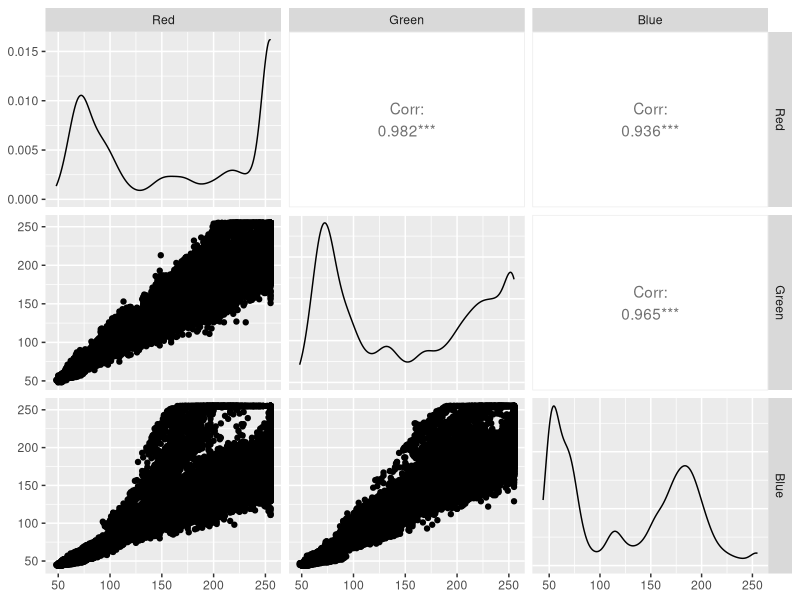
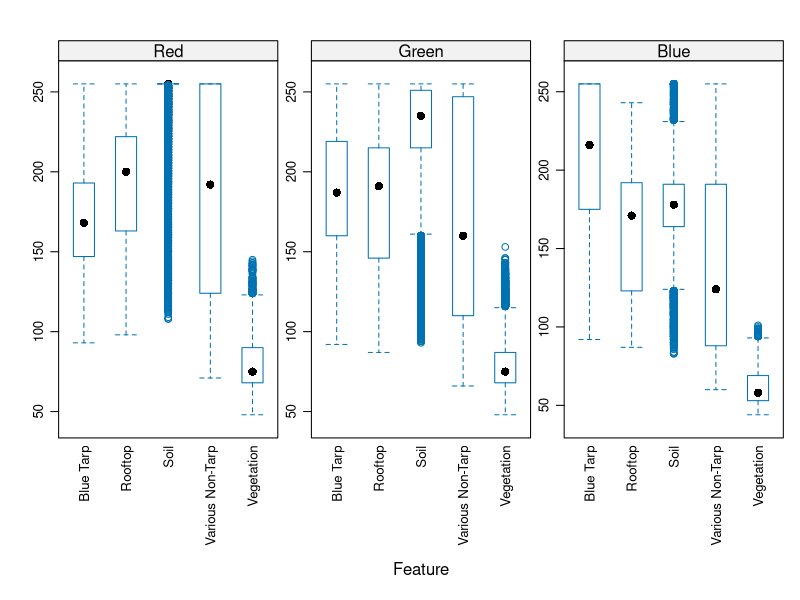
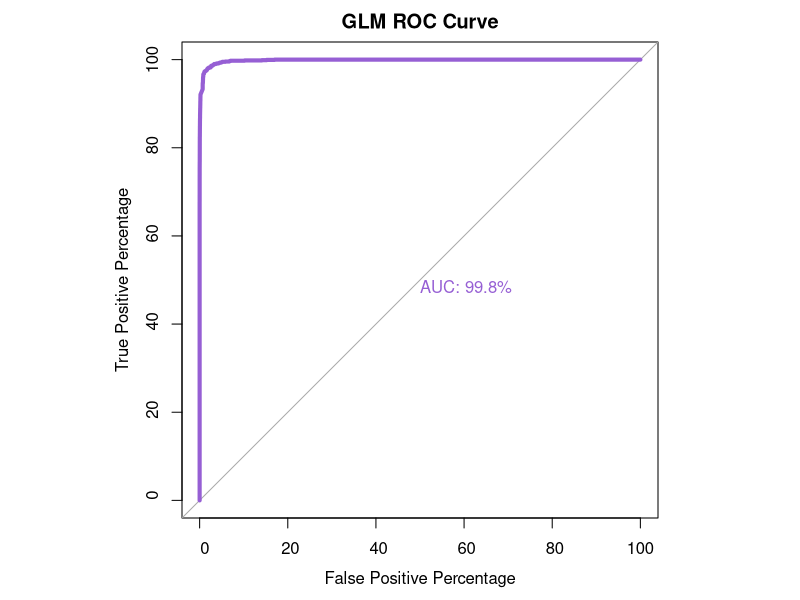

The R source for these figures, in order: (Note: this script raises an error after producing the figures.)
## ---- chunk 1
knitr::opts_chunk$set(error=TRUE,        # Keep compiling upon error
                      collapse=FALSE,    # collapse by default
                      echo=TRUE,         # echo code by default
                      comment = "#>",    # change comment character
                      fig.width = 7,     # set figure width
                      fig.align = "center",# set figure position
                      out.width = "49%", # set width of displayed images
                      warning=FALSE,     # do not show R warnings
                      message=FALSE)     # do not show R messages
## ---- chunk 2
library(tidyverse)
library(MASS)
library(ggplot2)
library(GGally)
library(caret)
library(pROC)
library(class)
library(stats)
library(ROCR)
## ---- chunk 3
df <- tibble(read.csv("HaitiPixels.csv")) #read in df
anyNA(df) #check for NA values 
summary(df) #quick look at data
ggpairs(df[,2:4], lower.panel = NULL) #view scatter and correlations
df$Class <- factor(df$Class) #make Class a factor variable. 
attach(df) #attach df variables 
## ---- chunk 4
#take a look at the distribution of classes and RBG values 
featurePlot(x = df[,2:4],
            y = df$Class,
            plot = "box",
            layout = c(3,1), 
            scales = list(y = list(relation = "free"),
                          x = list(rot = 90)))
## ---- chunk 5
df <- cbind(mutate(df, "Blue_Tarp_or_Not"=ifelse(Class != "Blue Tarp", 0, 1))) #add binary column indicating whether the Class variable is "Blue Tarp" or not
attach(df)
Blue_Tarp_or_Not <- as.factor(Blue_Tarp_or_Not) #ensure new column is a factor 
df
tail(df)

## ---- chunk 6
#create training and final hold out set (called test)
set.seed(4)
trainIndex <- createDataPartition(Class, p=0.8,
                                  list=FALSE,
                                  times=1)

blueTarpTrain <- df[trainIndex,]
blueTarpTrain$Blue_Tarp_or_Not <- as.factor(blueTarpTrain$Blue_Tarp_or_Not)
blueTarpTrain <- blueTarpTrain[,-1] #remove Class column
blueTarpTest <- df[-trainIndex,]
blueTarpTest$Blue_Tarp_or_Not <- as.factor(blueTarpTest$Blue_Tarp_or_Not)
blueTarpTest <- blueTarpTest[,-1] #remove Class column

## ---- chunk 7
fitControl <- trainControl(method = "repeatedcv",
                           number = 10,
                           repeats = 10) #set fitControl parameters such that 10 folds and 10 repeats are done

set.seed(4)
glm.fit <- caret::train(Blue_Tarp_or_Not~Red+Green+Blue,
                    data = blueTarpTrain,
                    method="glm",
                    family="binomial",
                    trControl= fitControl)

glm.fit

summary(glm.fit)
## ---- chunk 8
glm.prob <- predict(glm.fit, newdata=blueTarpTrain, type = "prob") #returns df with col 0 (prob not blue tarp) and 1 (prob blue tarp)
roc.info_glm <- roc(blueTarpTrain$Blue_Tarp_or_Not, glm.prob[,2], legacy.axes=TRUE)
roc.glm.df <- data.frame(tpp=roc.info_glm$sensitivities*100, fpp=(1-roc.info_glm$specificities)*100, thresholds=roc.info_glm$thresholds)
tail(roc.glm.df, 2200)
## ---- chunk 9
par(pty="s")
glm_roc <- roc(blueTarpTrain$Blue_Tarp_or_Not, glm.prob[,2], plot=TRUE, legacy.axes=TRUE, percent=TRUE, xlab="False Positive Percentage", ylab="True Positive Percentage", col="#965fd4", lwd=4, print.auc=TRUE, main="GLM ROC Curve") 
## ---- chunk 10
glm.pred_50 <- ifelse(glm.prob[,2]>0.5,1,0)
cm.glm_50 <- confusionMatrix(factor(glm.pred_50), factor(blueTarpTrain$Blue_Tarp_or_Not), positive = '1') 
"Threshold: 0.5"
cm.glm_50 

glm.pred_01 <- ifelse(glm.prob[,2]>0.01,1,0)
cm.glm_01 <- confusionMatrix(factor(glm.pred_01), factor(blueTarpTrain$Blue_Tarp_or_Not), positive = '1') 
"Threshold: 0.01"
cm.glm_01
## ---- chunk 11
par(mfrow=c(2,2))
par(pty="s")
#threshold 0.5
rates_glm_50 <- prediction(glm.pred_50_c, blueTarpTrain$Blue_Tarp_or_Not)
roc_glm_50<-performance(rates_glm_50,measure="tpr", x.measure="fpr")
plot(roc_glm_50, colorize = TRUE, main="ROC Curve GLMc - 0.5 ")
lines(x = c(0,1), y = c(0,1), col="red")

ROC_sens_glm_50 <- performance(prediction(glm.pred_50_c, blueTarpTrain$Blue_Tarp_or_Not),"sens","spec") #pull sen and spec values 
auc_glm_50 <- performance(rates_glm_50, measure = "auc") #pull auc values
text(1,0.25,labels=paste("AUC = ",round(auc_glm_50@y.values[[1]],digits=2),sep=""),adj=1) #add label to figure
text(1,0.15,labels=paste("Sens = ",round(mean(as.data.frame(ROC_sens_glm_50@y.values)[,1]),digits=2),sep=""),adj=1)
text(1,0.05,labels=paste("Spec = ",round(mean(as.data.frame(ROC_sens_glm_50@x.values)[,1]),digits=2),sep=""),adj=1)

# Threshold 0.8
rates_glm_80 <- prediction(glm.pred_80_c, blueTarpTrain$Blue_Tarp_or_Not)
roc_glm_80<-performance(rates_glm_80,measure="tpr", x.measure="fpr")
plot(roc_glm_80, colorize = TRUE, main="ROC Curve GLM - 0.8")
lines(x = c(0,1), y = c(0,1), col="red")

ROC_sens_glm_80 <- performance(prediction(glm.pred_80_c, blueTarpTrain$Blue_Tarp_or_Not),"sens","spec") #pull sen and spec values 
auc_glm_80 <- performance(rates_glm_80, measure = "auc")
text(1,0.25,labels=paste("AUC = ",round(auc_glm_80@y.values[[1]],digits=2),sep=""),adj=1)
text(1,0.15,labels=paste("Sens = ",round(mean(as.data.frame(ROC_sens_glm_80@y.values)[,1]),digits=2),sep=""),adj=1)
text(1,0.05,labels=paste("Spec = ",round(mean(as.data.frame(ROC_sens_glm_80@x.values)[,1]),digits=2),sep=""),adj=1)

# Threshold 0.45

rates_glm_45 <- prediction(glm.pred_45_c, blueTarpTrain$Blue_Tarp_or_Not)
roc_glm_45<-performance(rates_glm_45,measure="tpr", x.measure="fpr")
plot(roc_glm_45, colorize = TRUE, main="ROC Curve GLM - 0.45")
lines(x = c(0,1), y = c(0,1), col="red")

ROC_sens_glm_45 <- performance(prediction(glm.pred_45_c, blueTarpTrain$Blue_Tarp_or_Not),"sens","spec") #pull sen and spec values 
auc_glm_45 <- performance(rates_glm_45, measure = "auc")
text(1,0.25,labels=paste("AUC = ",round(auc_glm_45@y.values[[1]],digits=2),sep=""),adj=1)
text(1,0.15,labels=paste("Sens = ",round(mean(as.data.frame(ROC_sens_glm_45@y.values)[,1]),digits=2),sep=""),adj=1)
text(1,0.05,labels=paste("Spec = ",round(mean(as.data.frame(ROC_sens_glm_45@x.values)[,1]),digits=2),sep=""),adj=1)

# Threshold 0.95

rates_glm_95 <- prediction(glm.pred_95_c, blueTarpTrain$Blue_Tarp_or_Not)
roc_glm_95<-performance(rates_glm_95,measure="tpr", x.measure="fpr")
plot(roc_glm_95, colorize = TRUE, main="ROC Curve GLM - 0.95")
lines(x = c(0,1), y = c(0,1), col="red")

ROC_sens_glm_95 <- performance(prediction(glm.pred_95_c, blueTarpTrain$Blue_Tarp_or_Not),"sens","spec") #pull sen and spec values 
auc_glm_95 <- performance(rates_glm_95, measure = "auc")
text(1,0.25,labels=paste("AUC = ",round(auc_glm_95@y.values[[1]],digits=2),sep=""),adj=1)
text(1,0.15,labels=paste("Sens = ",round(mean(as.data.frame(ROC_sens_glm_95@y.values)[,1]),digits=2),sep=""),adj=1)
text(1,0.05,labels=paste("Spec = ",round(mean(as.data.frame(ROC_sens_glm_95@x.values)[,1]),digits=2),sep=""),adj=1)

## ---- chunk 12

fitControl <- trainControl(method = "repeatedcv",
                           number = 10,
                           repeats = 10)

set.seed(4)
lda.fit <- caret::train(Blue_Tarp_or_Not~Red+Green+Blue,
                    data = blueTarpTrain,
                    preProcess=c("center","scale"),
                    method="lda",
                    verbose= FALSE,
                    trControl= fitControl)

lda.fit
#summary(lda.fit)
## ---- chunk 13
"Threshold: 0.5"
lda.pred <- predict(lda.fit, newdata =blueTarpTrain, type = "prob")
lda.class_50=ifelse(lda.pred[,2]>0.5,1,0)
cm.lda_50 <- confusionMatrix(factor(lda.class_50), factor(blueTarpTrain$Blue_Tarp_or_Not), positive="1")
cm.lda_50

"Threshold: 0.3"
lda.class_30=ifelse(lda.pred[,2]>0.3,1,0)
cm.lda_30 <- confusionMatrix(factor(lda.class_30), factor(blueTarpTrain$Blue_Tarp_or_Not), positive="1")
cm.lda_30

"Threshold: 0.99"
lda.class_99=ifelse(lda.pred[,2]>0.99,1,0)
cm.lda_99 <- confusionMatrix(factor(lda.class_99), factor(blueTarpTrain$Blue_Tarp_or_Not), positive="1")
cm.lda_99
## ---- chunk 14
par(pty="s")
lda_50 <- roc(blueTarpTrain$Blue_Tarp_or_Not, lda.class_50, plot=TRUE, legacy.axes=TRUE, percent=TRUE, xlab="False Positive Percentage", ylab="True Positive Percentage", col="#965fd4", lwd=4, print.auc=TRUE, main="LDA ROC Curves") 
lda_30 <- roc(blueTarpTrain$Blue_Tarp_or_Not, lda.class_30, plot=TRUE, legacy.axes=TRUE, percent=TRUE, xlab="False Positive Percentage", ylab="True Positive Percentage", col="blue", lwd=4, print.auc.y=42,print.auc=TRUE, main="LDA ROC Curves", add=TRUE) 
lda_99 <- roc(blueTarpTrain$Blue_Tarp_or_Not, lda.class_99, plot=TRUE, legacy.axes=TRUE, percent=TRUE, xlab="False Positive Percentage", ylab="True Positive Percentage", col="green", lwd=4, print.auc.y=35,print.auc=TRUE, main="LDA ROC Curves", add=TRUE)
legend("bottomright",legend=c("50%", "30%", "99%"), col=c("#965fd4","blue", "green"), lwd=4)
## ---- chunk 15
fitControl <- trainControl(method = "repeatedcv",
                           number = 10,
                           repeats = 10)

set.seed(4)
qda.fit <- caret::train(Blue_Tarp_or_Not~Red+Green+Blue,
                    data = blueTarpTrain,
                    preProcess=c("center","scale"),
                    method="qda",
                    verbose= FALSE,
                    trControl= fitControl)

qda.fit

## ---- chunk 16

qda.pred <- predict(qda.fit, newdata =blueTarpTrain, type = "prob")

"Threshold: 0.5"
qda.class_50=ifelse(qda.pred[,2]>0.5,1,0)
cm.qda_50 <- confusionMatrix(factor(qda.class_50), factor(blueTarpTrain$Blue_Tarp_or_Not), positive="1")
cm.qda_50

"Threshold: 0.8"
qda.class_80=ifelse(qda.pred[,2]>0.8,1,0)
cm.qda_80 <- confusionMatrix(factor(qda.class_80), factor(blueTarpTrain$Blue_Tarp_or_Not), positive="1")
cm.qda_80
## ---- chunk 17
par(pty="s")
roc(blueTarpTrain$Blue_Tarp_or_Not, qda.class_50, plot=TRUE, legacy.axes=TRUE, percent=TRUE, xlab="False Positive Percentage", ylab="True Positive Percentage", main ='QDA ROC Curves', col="#965fd4", lwd=4, print.auc=TRUE,print.auc.y=42) 
roc(blueTarpTrain$Blue_Tarp_or_Not, qda.class_80, plot=TRUE, legacy.axes=TRUE, percent=TRUE, xlab="False Positive Percentage", ylab="True Positive Percentage", main ='QDA ROC Curves', col="blue", lwd=4, print.auc=TRUE, add=TRUE, print.auc.y=30) 
legend("bottomright",legend=c("50%", "80%"), col=c("#965fd4","blue"), lwd=4)

## ---- chunk 18
fitControl <- trainControl(method = "repeatedcv",
                           number = 10, #number of folds
                           repeats = 10) # number of times each fold is run; can the number of repeats be reduced? do both of these need to be 10?

set.seed(4)
knn.fit <- train(Blue_Tarp_or_Not~Red+Green+Blue,
                    data = blueTarpTrain,
                    preProcess=c("center","scale"),
                    method="knn",
                    trControl= fitControl,
                    tuneLength=10
                    )

knn.fit


## ---- chunk 19
knn.pred <- predict(knn.fit, newdata =blueTarpTrain, type = "prob")
## ---- chunk 20
"Threshold 0.5"
knn.class_50=ifelse(knn.pred[,2]>0.5,1,0)
cm.knn_50 <- confusionMatrix(factor(knn.class_50), factor(blueTarpTrain$Blue_Tarp_or_Not), positive="1")
cm.knn_50

"Threshold 0.8"
knn.class_80=ifelse(knn.pred[,2]>0.8,1,0)
cm.knn_80 <- confusionMatrix(factor(knn.class_80), factor(blueTarpTrain$Blue_Tarp_or_Not), positive="1")
cm.knn_80
## ---- chunk 21
par(pty="s")
knn_5_50 <- roc(blueTarpTrain$Blue_Tarp_or_Not, knn.class_50, plot=TRUE, legacy.axes=TRUE, percent=TRUE, xlab="False Positive Percentage", ylab="True Positive Percentage", col="#965fd4", lwd=4, print.auc=TRUE, main="K=5 ROC Curves") 
knn_5_80 <- roc(blueTarpTrain$Blue_Tarp_or_Not, knn.class_80, plot=TRUE, legacy.axes=TRUE, percent=TRUE, xlab="False Positive Percentage", ylab="True Positive Percentage", col="blue", lwd=4, print.auc.y=42,print.auc=TRUE, main="K=5 ROC Curves", add=TRUE) 
legend("bottomright",legend=c("50%", "80%"), col=c("#965fd4","blue"), lwd=4)
## ---- chunk 22
glm.prob_FHO <- predict(glm.fit_c, newdata=blueTarpTest, type = "prob") #returns df with col 0 (prob not blue tarp) and 1 (prob blue tarp)
glm.pred_50_FHO <- ifelse(glm.prob_FHO[,2]>0.5,1,0)
cm.glm_50_FHO <- confusionMatrix(factor(glm.pred_50_FHO), factor(blueTarpTest$Blue_Tarp_or_Not), positive = '1') 
cm.glm_50_FHO
## ---- chunk 23
lda.pred_FHO <- predict(lda.fit, newdata =blueTarpTest, type = "prob")
lda.class_FHO=ifelse(lda.pred_FHO[,2]>0.5,1,0)
cm.lda_FHO <- confusionMatrix(factor(lda.class_FHO), factor(blueTarpTest$Blue_Tarp_or_Not), positive="1")
cm.lda_FHO
## ---- chunk 24
qda.pred_FHO <- predict(qda.fit, newdata =blueTarpTest, type = "prob")
qda.class_FHO=ifelse(qda.pred_FHO[,2]>0.5,1,0)
cm.qda_FHO <- confusionMatrix(factor(qda.class_FHO), factor(blueTarpTest$Blue_Tarp_or_Not), positive="1")
cm.qda_FHO
## ---- chunk 25
knn.pred_FHO <- predict(knn.fit, newdata =blueTarpTest, type = "prob")
knn.class_FHO=ifelse(knn.pred_FHO[,2]>0.5,1,0)
cm.knn_FHO <- confusionMatrix(factor(knn.class_FHO), factor(blueTarpTest$Blue_Tarp_or_Not), positive="1")
cm.knn_FHO
